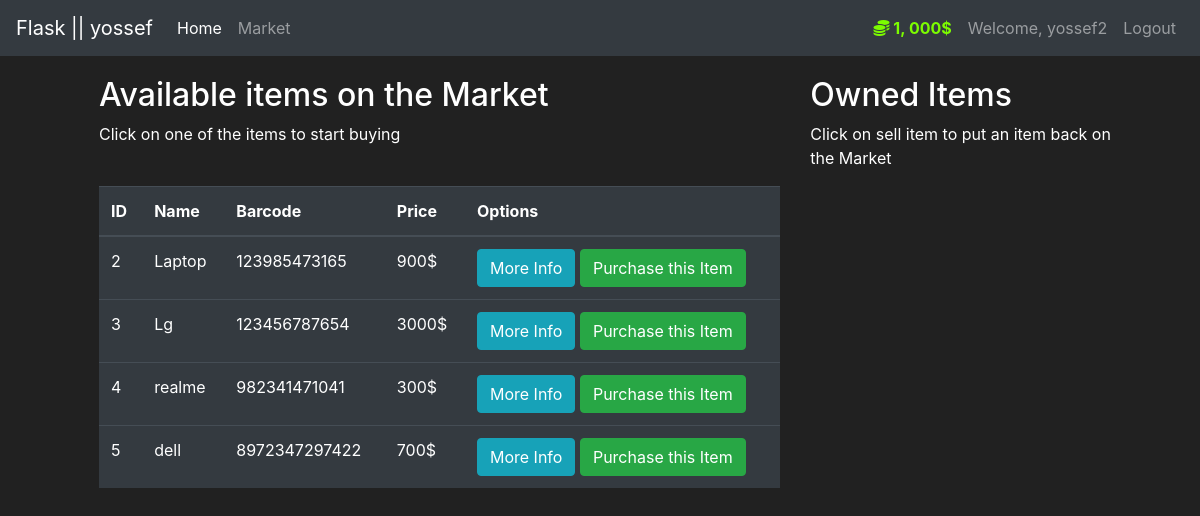
Page /market (signed in) on the committed database.
### market/models.py (models this page shows, shortened)
class User(db.Model, UserMixin):
    id = db.Column(db.Integer(), primary_key=True)
    username = db.Column(db.String(length=30), nullable=False, unique=True)
    email_address = db.Column(db.String(length=60), nullable=False ,unique=True)
    password_hash = db.Column(db.String(length=60), nullable=False)
    budget = db.Column(db.Integer(), nullable=False, default=1000)
    items = db.relationship('Item', backref='owned_user', lazy=True)
    @property
    def budget_prettier(self):
        if len(str(self.budget)) >= 4:
            return f'{str(self.budget)[:-3]}, {str(self.budget)[-3:]}'
        else:
            return f'{self.budget}'
    @property
    def password(self):
        return self.password

class Item(db.Model):
    id = db.Column(db.Integer(), primary_key=True)
    name = db.Column(db.String(length=30), nullable=False, unique=True)
    price = db.Column(db.Integer(), nullable=False)
    barcode = db.Column(db.String(length=12), nullable=False, unique=True)
    description = db.Column(db.String(length=1024), nullable=False, unique=True)
    owner = db.Column(db.Integer(), db.ForeignKey('user.id'))

### market/routes.py (the view, shortened to what this page needs)
@app.route('/market', methods=['GET', 'POST'])
@login_required
def market_page():
    purchese_item = PurchesesItemForm() # form for the sumbit button purchese
    selling_form = SellesItemForm() # for sumbit sell
    if request.method == "GET":
        items = Item.query.filter_by(owner=None) # get all the item from the database that dont have a ownership(not buy)
        owned_items = Item.query.filter_by(owner=current_user.id) # get all the item from the database that dont have a ownership(not buy)
        return render_template("market.html" , items=items, purchese_item=purchese_item, owned_items=owned_items, selling_form=selling_form)

### market/models.py (called while the page is built)
@login_manager.user_loader
def load_user(user_id):
    return User.query.get(int(user_id))

### market/templates/market.html (shortened to what this page needs)
{% extends 'base.html' %}
{% block content %}
<div class="row" style="margin-top:20px; margin-left:20px">
    <div class="col-8">
        <h2>Available items on the Market</h2>
        <p>Click on one of the items to start buying</p>
        <br>
        <table class="table table-hover table-dark">
            <thead>
                <tr>
                    <th scope="col">ID</th>
                    <th scope="col">Name</th>
                    <th scope="col">Barcode</th>
                    <th scope="col">Price</th>
                    <th scope="col">Options</th>
                </tr>
            </thead>
            <tbody>
                {% for item in items %}
                <tr>
                    <td>{{ item.id }}</td>
                    <td>{{ item.name }}</td>
                    <td>{{ item.barcode }}</td>
                    <td>{{ item.price }}$</td>
                    <td>
                        <button class="btn btn-outline btn-info" data-toggle="modal"
                            data-target="#Modal-MoreInfo-{{ item.id }}">More Info</button>
                        <button class="btn btn-outline btn-success" data-toggle="modal"
                            data-target="#Modal-PurchaseConfirm-{{ item.id }}">Purchase this Item</button>
                    </td>
                </tr>
                {% endfor %}
            </tbody>
        </table>
    </div>
    <div class="col-4">
        <h2>Owned Items</h2>
        <p>Click on sell item to put an item back on the Market</p>
        <br>
    </div>
</div>
{% endblock %}

### market/templates/base.html (shortened to what this page needs)
<!doctype html>
<html lang="en">
<head>
    <link rel="stylesheet" href="https://cdn.jsdelivr.net/npm/bootstrap@4.5.3/dist/css/bootstrap.min.css"
>
</head>
<body>
    <nav class="navbar navbar-expand-md navbar-dark bg-dark">
        <a class="navbar-brand" href="{{ url_for('home_page') }}">Flask || yossef</a>
        <div class="collapse navbar-collapse" id="navbarNav">
            <ul class="navbar-nav mr-auto">
                <li class="nav-item active">
                    <a class="nav-link" href="{{ url_for('home_page') }}">Home </a>
                </li>
                <li class="nav-item">
                    <a class="nav-link" href="{{ url_for('market_page') }}">Market</a>
                </li>
            </ul>
            <ul class="navbar-nav">
                {% if current_user.is_authenticated %}
                <li class="nav-item">
                    <a class="nav-link" style="color: lawngreen; font-weight: bold;">
                        <i class="fas fa-coins"></i>
                        <span>{{ current_user.budget_prettier }}$</span>
                    </a>
                </li>
                <li class="nav-item">
                    <a class="nav-link">Welcome, {{ current_user.username }}</a>
                </li>
                <li class="nav-item">
                    <a class="nav-link" href="{{ url_for('logout_page') }}">Logout</a>
                </li>
                {% endif %}
            </ul>
        </div>
    </nav>
    <div class="custom-wrapper">
        {% block content %}
        {% endblock %}
    </div>
</body>
</html>

### market/templates/base.html (style rules this page uses)
.custom-wrapper { overflow: hidden; padding-inline: 4rem; }
body { background-color: #212121; color: white }

### rows in the picture
User: budget_prettier "1, 000", username "yossef2"
Item: id "2", name "Laptop", barcode "123985473165", price "900"
Item: id "3", name "Lg", barcode "123456787654", price "3000"
Item: id "4", name "realme", barcode "982341471041", price "300"
Item: id "5", name "dell", barcode "8972347297422", price "700"
